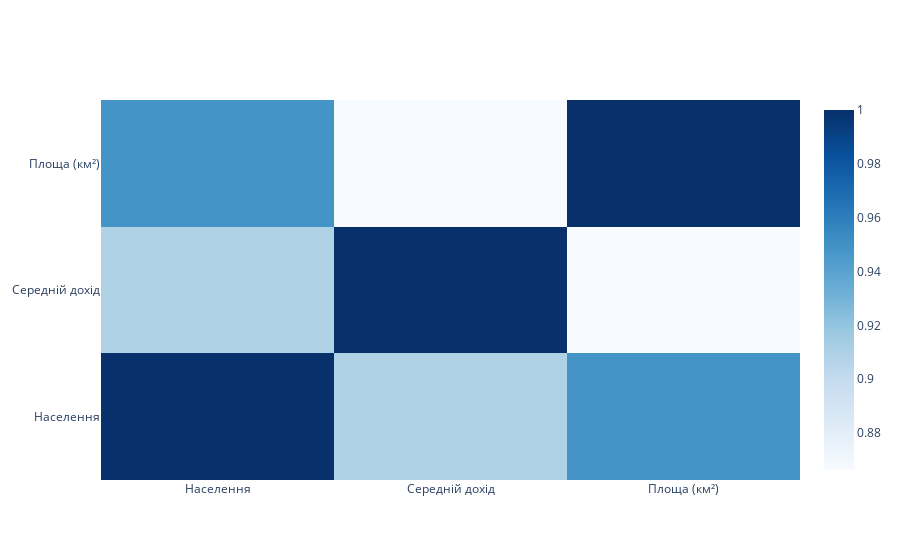

Notebook source saved alongside this figure:
### Code cell
# Третє завдання - матриця кореляцій

df_corr = df_city.corr()
fig = go.Figure()
fig.add_trace(go.Heatmap(x=df_corr.columns, y=df_corr.index, z=df_corr, colorscale='Blues'))

### Figure 1 — Plotly figure (JSON) as saved in the notebook; plotly's stock layout.template omitted (floating-point values rounded to 4 significant figures)
{"data": [{"colorscale": [[0, "rgb(247,251,255)"], [0.125, "rgb(222,235,247)"], [0.25, "rgb(198,219,239)"], [0.375, "rgb(158,202,225)"], [0.5, "rgb(107,174,214)"], [0.625, "rgb(66,146,198)"], [0.75, "rgb(33,113,181)"], [0.875, "rgb(8,81,156)"], [1, "rgb(8,48,107)"]], "type": "heatmap", "x": ["Населення", "Середній дохід", "Площа (км²)"], "y": ["Населення", "Середній дохід", "Площа (км²)"], "z": [[1, 0.9089, 0.9485], [0.9089, 1, 0.8663], [0.9485, 0.8663, 1]]}], "layout": {}}
